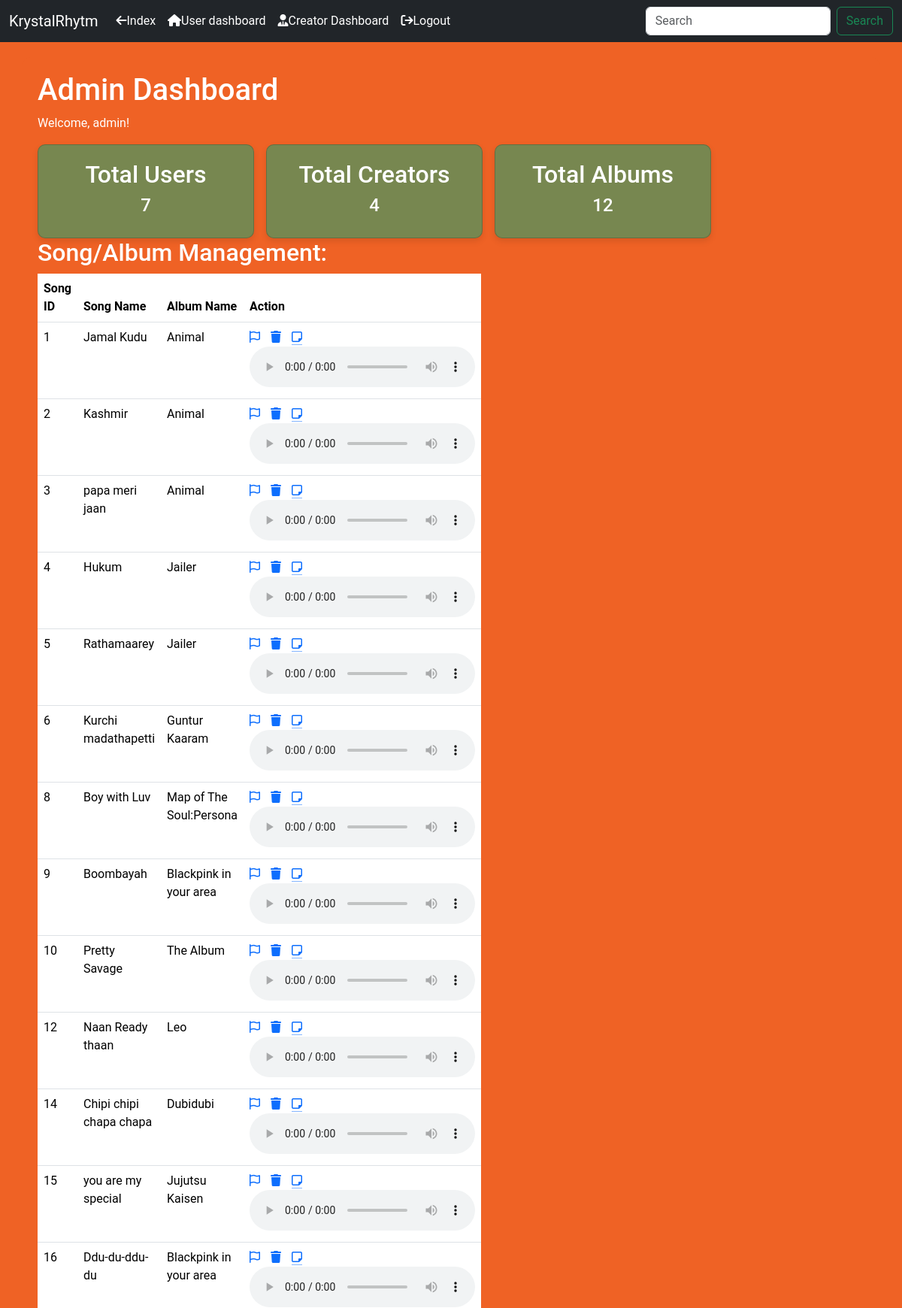
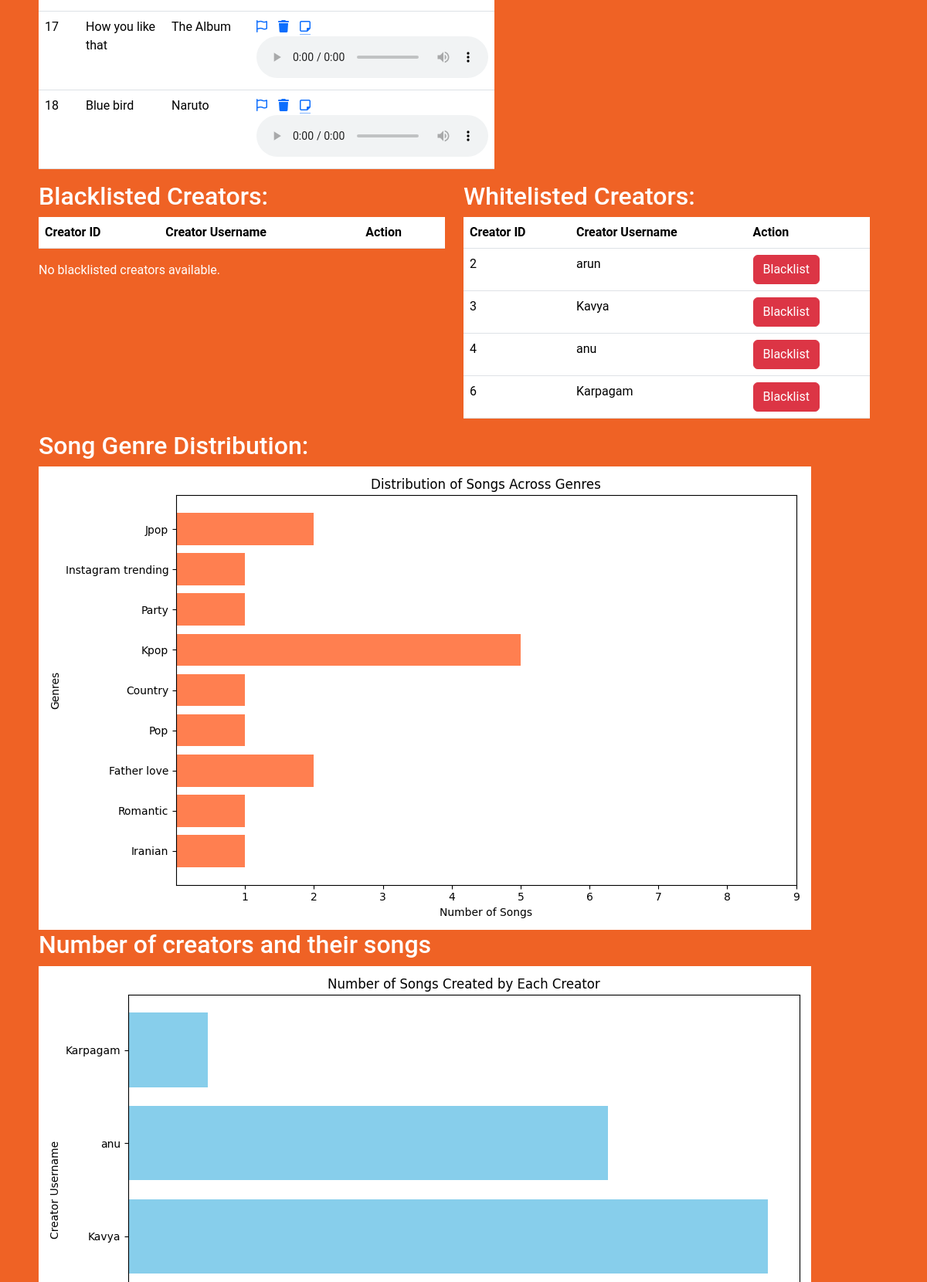
Screenshot of /admin_dashboard (signed in, upper part) with the database file from the repository (2 pictures, top to bottom).
### models.py (models this page shows, shortened)
class User(UserMixin, db.Model):
    __tablename__ = 'user'
    id = db.Column(db.Integer, primary_key=True)
    username = db.Column(db.String(64), index=True, unique=True, nullable=False)
    email = db.Column(db.String(120), index=True, unique=True, nullable=False)
    password_hash = db.Column(db.String(128), nullable=False)
    is_creator = db.Column(db.Boolean, default=False)
    is_admin = db.Column(db.Boolean, default=False)
    is_blacklisted = db.Column(db.Boolean, default=False)

class Songs(db.Model):
    __tablename__ = 'songs'
    id = db.Column(db.Integer, primary_key=True)
    song_name = db.Column(db.String(64), nullable=False)
    artist_name = db.Column(db.String(64), nullable=False)
    album_id = db.Column(db.Integer, db.ForeignKey('album.id'), nullable=False)
    user_id = db.Column(db.Integer, db.ForeignKey('user.id'), nullable=False)
    audio_data = db.Column(db.String)
    ratings = db.Column(db.Integer)
    genre = db.Column(db.String(64), nullable=False)
    lyrics = db.Column(db.String, nullable=False)
    flagged= db.Column(db.Boolean, default=False)
    album = db.relationship('Album', backref='songs')
    duration = db.Column(db.String, nullable=False)
    users_rated_count = db.Column(db.Integer, default=0)
    average_ratings = db.Column(db.Float, default=0.0)
    image_data = db.Column(db.String)

class Album(db.Model):
    __tablename__ = 'album'
    id = db.Column(db.Integer, primary_key=True)
    album_name = db.Column(db.String(64), nullable=False)
    artist_name = db.Column(db.String(64), nullable=False)
    date = db.Column(db.String, nullable=False)

### app.py (the view)
@app.route('/admin_dashboard', methods=['GET', 'POST'])
@login_required
def admin_dashboard():
    print(f"Current user: {current_user}")
    if request.method == 'POST':
        print("Form submitted:", request.form)
    if not current_user.is_admin:
        flash('You are not authorized to access the admin dashboard.', category='error')
        print("User is not an admin.")
        return redirect(url_for('home'))
    songs = Songs.query.all()
    creators = User.query.filter_by(is_creator=True).all()
    total_users = User.query.count()
    total_creators = User.query.filter_by(is_creator=True).count()
    total_albums = Album.query.count()
    genres = Songs.query.all()
    genre_counts = Counter(song.genre for song in genres)
    genre_names = list(genre_counts.keys())
    song_counts = list(genre_counts.values())
    plt.figure(figsize=(10, 6))
    plt.barh(genre_names, song_counts, color='coral')  # Use barh for horizontal bar chart
    plt.title('Distribution of Songs Across Genres')
    plt.xlabel('Number of Songs')
    plt.ylabel('Genres')
    plt.xticks(range(1, len(genre_names) + 1))
    plt.tight_layout()
    plt.savefig('static/songs_per_genre_bar_chart.png')
    creator_song_counts = Counter(song.user_id for song in songs)
    plt.figure(figsize=(10, 6))
    creator_ids = [creator.id for creator in creators]
    song_counts_by_creator = [creator_song_counts[creator_id] for creator_id in creator_ids]
    creator_username = [creator.username for creator in creators]
    plt.barh(range(len(creator_ids)), song_counts_by_creator, color='skyblue')  # Use barh for horizontal bar chart
    plt.title('Number of Songs Created by Each Creator')
    plt.ylabel('Creator Username')
    plt.xlabel('Number of Songs Created')
    plt.yticks(range(len(creator_ids)), creator_username, rotation=0, ha='right')  # Set the tick positions and labels
    plt.tight_layout()
    chart_filename = 'static/songs_per_creator_bar_chart.png'
    plt.savefig(chart_filename)
    return render_template('admin_dashboard.html', user=current_user, total_users=total_users,
                           total_creators=total_creators, total_albums=total_albums,
                           genres=genres, song_counts=song_counts, songs=songs,creators=creators,chart_filename=chart_filename)

### app.py (called while the page is built)
@login_manager.user_loader
def load_user(user_id):
    return User.query.get(int(user_id))

### templates/admin_dashboard.html (shortened to what this page needs)
{% extends 'layout.html' %}
{% block content %}
<h1>Admin Dashboard</h1>
<p>Welcome, {{ current_user.username }}!</p>
<div class="card-container">
    <div class="card">
        <h2>Total Users</h2>
        <h4>{{ total_users }}</h4>
    </div>
    <div class="card">
        <h2>Total Creators</h2>
        <h4>{{ total_creators }}</h4>
    </div>
    <div class="card">
        <h2>Total Albums</h2>
        <h4>{{ total_albums }}</h4>
    </div>
</div>
<div class="row">
    <div class="col-md-6">
        <h2>Song/Album Management:</h2>
        {% if songs %}
            <table class="table">
                <thead>
                    <tr>
                        <th>Song ID</th>
                        <th>Song Name</th>
                        <th>Album Name</th>
                        <th>Action</th>
                    </tr>
                </thead>
                <tbody>
                    {% for song in songs %}
                        <tr>
                            <td>{{ song.id }}</td>
                            <td>{{ song.song_name }}</td>
                            <td>{{ song.album.album_name }}</td>
                            <td>
                                {% if not song.flagged %}
                                    <a href="{{ url_for('admin_flag_song', song_id=song.id) }}" style = "text-decoration: none;">
                                        <i class="fa-regular fa-flag"></i>
                                    </a>
                                {% else %}
                                    <a href="{{ url_for('admin_unflag_song', song_id=song.id) }}" style="text-decoration: none;">
                                        <i class="fa-solid fa-flag"></i>
                                    </a>
                                {% endif %}
                                    <a href="{{ url_for('admin_remove_song', song_id=song.id) }}" style = "text-decoration: none;">
                                        <i class="fa-solid fa-trash"></i>
                                    </a>
                                    <a href="{{ url_for('lyrics', song_id=song.id) }}" class="icon-link">
                                        <i class="fa-regular fa-note-sticky"></i>
                                      </a>
                                    <audio controls>
                                     <source
                                          src="{{ url_for('static', filename='songs_upload/' + song.audio_data) }}"
                                          type="audio/mpeg"
                                        />
                                    </audio>
                            </td>
                        </tr>
                    {% endfor %}
                </tbody>
            </table>
        {% else %}
            <p>No songs available.</p>
        {% endif %}
    </div>
    <div class="row">
        <div class="col-md-6">
            <h2>Blacklisted Creators:</h2>
            {% if creators %}
                <table class="table">
                    <thead>
                        <tr>
                            <th>Creator ID</th>
                            <th>Creator Username</th>
                            <th>Action</th>
                        </tr>
                    </thead>
                </table>
                {% if not blacklisted_creators %}
                    <p>No blacklisted creators available.</p>
                {% endif %}
            {% else %}
                <p>No creators available.</p>
            {% endif %}
        </div>
        <div class="col-md-6">
            <h2>Whitelisted Creators:</h2>
            {% if creators %}
                <table class="table">
                    <thead>
                        <tr>
                            <th>Creator ID</th>
                            <th>Creator Username</th>
                            <th>Action</th>
                        </tr>
                    </thead>
                    <tbody>
                        {% for creator in creators %}
                            {% if not creator.is_blacklisted %}
                                <tr>
                                    <td>{{ creator.id }}</td>
                                    <td>{{ creator.username }}</td>
                                    <td>
                                        <form action="{{ url_for('admin_blacklist_creator', creator_id=creator.id) }}" method="post" style="display: inline;">
                                            <button type="submit" class="btn btn-danger">Blacklist</button>
                                        </form>
                                    </td>
                                </tr>
                            {% endif %}
                        {% endfor %}
                    </tbody>
                </table>
            {% else %}
                <p>No creators available.</p>
            {% endif %}
        </div>
    </div>
<div class="row">
    <div class="col-md-12">
        <h2>Song Genre Distribution:</h2>
        <img src="{{ url_for('static', filename='songs_per_genre_bar_chart.png') }}" alt="Songs per Genre Bar Chart">
    </div>
</div>
<div class = "row">
    <div class = "col-m-12">
        <h2>Number of creators and their songs</h2>
        <img src="{{ url_for('static', filename = 'songs_per_creator_bar_chart.png')}}" alt="Songs per creator">
    </div>
</div>
{% endblock %}

### static/style.css (style rules this page uses)
.row { background-color: #ef6225; }

### templates/layout.html (style rules this page uses)
body { margin: 0; padding: 0; background-color: #ef6225; font-family: "Roboto", sans-serif; color: white; }
.card { background-color: #2ecc71; color: white; }

### templates/admin_dashboard.html (style rules this page uses)
.card-container { display: flex; gap: 1rem; }
.card { background-color: #778750; border-radius: 10px; padding: 20px; box-shadow: 0 4px 8px rgba(0, 0, 0, 0.1); text-align: center; width: 18rem; display: flex; flex-direction: column; justify-content: center; align-items: center; }

### rows the page displays
User: username "admin"
Songs: id "1", song_name "Jamal Kudu", album.album_name "Animal"
Songs: id "2", song_name "Kashmir", album.album_name "Animal"
Songs: id "3", song_name "papa meri jaan", album.album_name "Animal"
Songs: id "4", song_name "Hukum", album.album_name "Jailer"
Songs: id "5", song_name "Rathamaarey", album.album_name "Jailer"
Songs: id "6", song_name "Kurchi madathapetti", album.album_name "Guntur Kaaram"
Songs: id "8", song_name "Boy with Luv", album.album_name "Map of The Soul:Persona"
Songs: id "9", song_name "Boombayah", album.album_name "Blackpink in your area"
Songs: id "10", song_name "Pretty Savage", album.album_name "The Album"
Songs: id "12", song_name "Naan Ready thaan", album.album_name "Leo"
Songs: id "14", song_name "Chipi chipi chapa chapa", album.album_name "Dubidubi"
Songs: id "15", song_name "you are my special", album.album_name "Jujutsu Kaisen"
Songs: id "16", song_name "Ddu-du-ddu-du", album.album_name "Blackpink in your area"
Songs: id "17", song_name "How you like that", album.album_name "The Album"
Songs: id "18", song_name "Blue bird", album.album_name "Naruto"
User: id "2", username "arun"
User: id "3", username "Kavya"
User: id "4", username "anu"
User: id "6", username "Karpagam"

### other values shown
{{ total_users }} "7"
{{ total_creators }} "4"
{{ total_albums }} "12"
